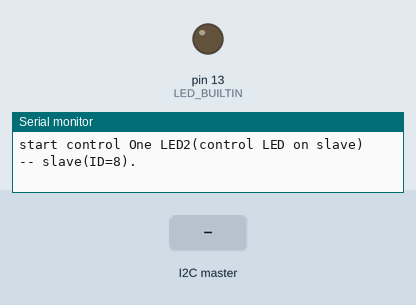
Simulated run of this sketch. Board: Arduino Uno, built with avr-gcc and run on an emulated ATmega328P. Parts: output pins drawn as LEDs (lit = HIGH), the last lines printed to the serial monitor. Inputs (shaded band) come from the test bench.

Above: at 1.2 s.
1.3 s: the I2C master sends the byte 1
At 2.5 s:
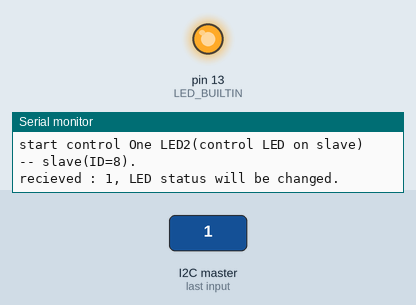
2.8 s: the I2C master sends the byte 0
At 3.8 s:
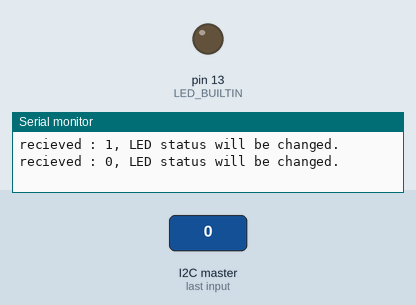
5.8 s: the I2C master sends the byte 2
At 7.2 s:
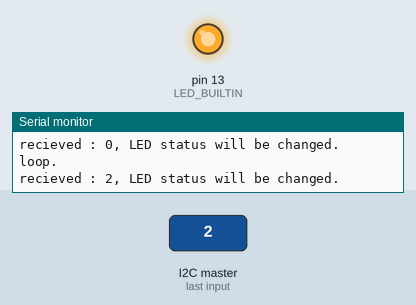
Timing chart, 0 to 8.8 s (numbered marks = the images above; inputs shaded):
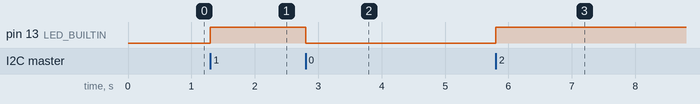

The sketch:

i2c_cOL2_slave.ino
```cpp
#include <Wire.h>

void setup() {
    Wire.begin(8);// Slave ID #8
    Wire.onReceive(recieveEvent);
    Serial.begin(74880);
    pinMode(LED_BUILTIN, OUTPUT);
    Serial.println("start control One LED2(control LED on slave) -- slave(ID=8).");
}

void loop() {
    delay(5000);
    Serial.println("loop.");
}

void recieveEvent() {
    while (Wire.available()) {
        byte b = Wire.read();
        Serial.print("recieved : ");
        Serial.print(b);
        Serial.println(", LED status will be changed.");
        digitalWrite(LED_BUILTIN, b);
    }
}
```

Measured:
- after the input at 1.3 s, pin 13 (LED_BUILTIN): LOW → HIGH at once
- after the input at 2.8 s, pin 13 (LED_BUILTIN): HIGH → LOW at once
- after the input at 5.8 s, pin 13 (LED_BUILTIN): LOW → HIGH at once
